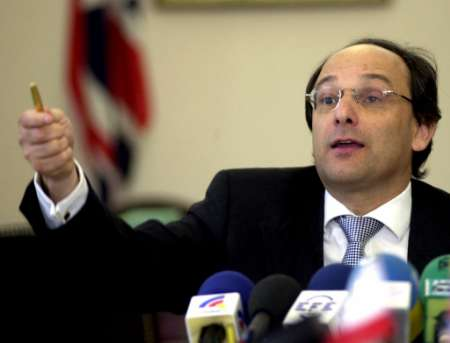
//> input picture MyOwnFaceBase/img_12.jpg, 450 x 343 px, given in place of the camera
$ ./main   (built with g++ and OpenCV 4)
//> lines starting //> are read from the running program, lines starting //| are printed output that depends on the picture
#include <opencv2/opencv.hpp>
#include <sstream>
#include <time.h>

const std::string windowName = "Window";

//960x720->640x480 1920x1080->854x480
const int INPUT_IMAGE_WIDTH = 960;
const int INPUT_IMAGE_HEIGHT = 720;

const int RESIZED_IMAGE_WIDTH = 640;
const int RESIZED_IMAGE_HEIGHT = 480;

const int WINDOW_WIDTH = 640;
const int WINDOW_HEIGHT = 480;

const int N = 30; //FPS считается как среднее за N фреймов

int main(int argc, char **argv) {
	//Камера
	cv::VideoCapture camera(0);
	camera.set(CV_CAP_PROP_FRAME_WIDTH, INPUT_IMAGE_WIDTH);
	camera.set(CV_CAP_PROP_FRAME_HEIGHT, INPUT_IMAGE_HEIGHT);
	if (!camera.isOpened()) return 1; //Если нельзя открыть камеру

	//Каскад
	cv::CascadeClassifier face_cascade("C:\\123\\C++\\Libraries\\OpenCV\\sources\\data\\haarcascades\\haarcascade_frontalface_alt.xml");
	if (face_cascade.empty()) return 1;

	//Окно
	cv::namedWindow(windowName);

	//Таймер для FPS
	clock_t time = clock();

	int counter = 0; //счётчик для FPS
	std::string FPS ="";

	for(;;) {

		cv::Mat frame;
		camera >> frame;
//> frame is the input picture: 343 rows x 450 cols, CV_8UC3; mean B, G, R 84.7, 99.8, 112.5
		if (frame.empty()) continue; //если фрейм не считался

		//обработка изображения
		cv::resize(frame, frame, cv::Size(RESIZED_IMAGE_WIDTH,
				RESIZED_IMAGE_HEIGHT));
//> frame: 480 rows x 640 cols, CV_8UC3
		cv::Mat grayFrame;
		cv::cvtColor(frame, grayFrame, CV_BGR2GRAY);
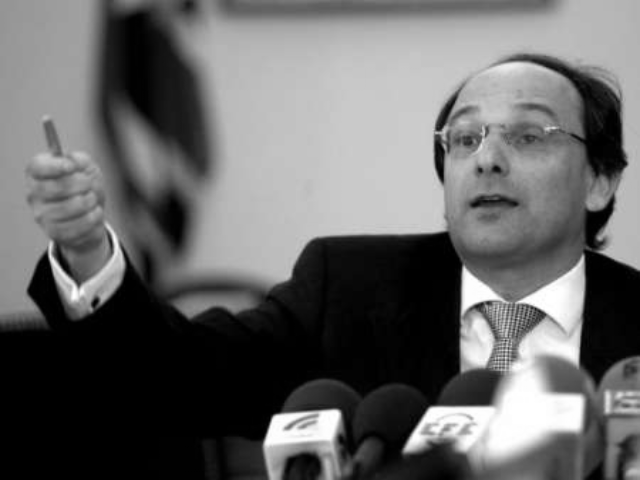
//> grayFrame: 480 rows x 640 cols, CV_8UC1; min 0, max 255, mean 101.8
		cv::equalizeHist(grayFrame, grayFrame);
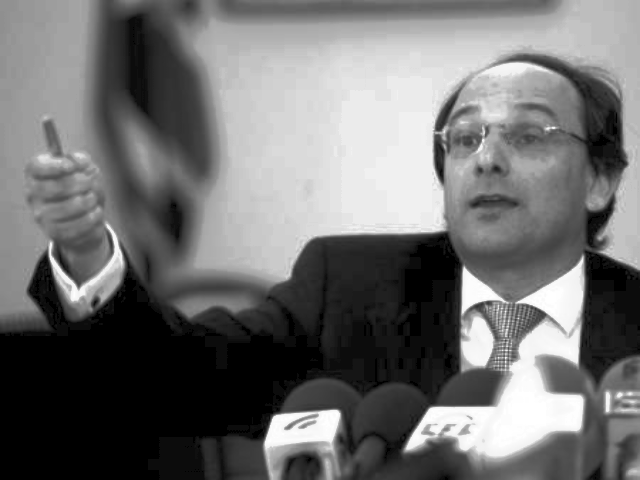
//> grayFrame: 480 rows x 640 cols, CV_8UC1; min 0, max 255, mean 111.2

		//поиск лиц
		std::vector<cv::Rect> faces;
		face_cascade.detectMultiScale(grayFrame, faces, 1.3, 4, 0, cv::Size(80, 80));
//> faces = 1 Rect (x, y, width, height): [421, 84, 146, 146]

		//рисование
		for (unsigned int i = 0; i < faces.size(); i++) {
			cv::Point center(faces[i].x + faces[i].width * 0.5,
					faces[i].y + faces[i].height * 0.5);
			cv::ellipse(frame, center,
					cv::Size(faces[i].width * 0.5, faces[i].height * 0.5),
					0, 0, 360, cv::Scalar(255, 0, 255 ), 4, 8, 0);
		}
//> this loop made 1 pass
//> center on pass 1: Point(494, 157)
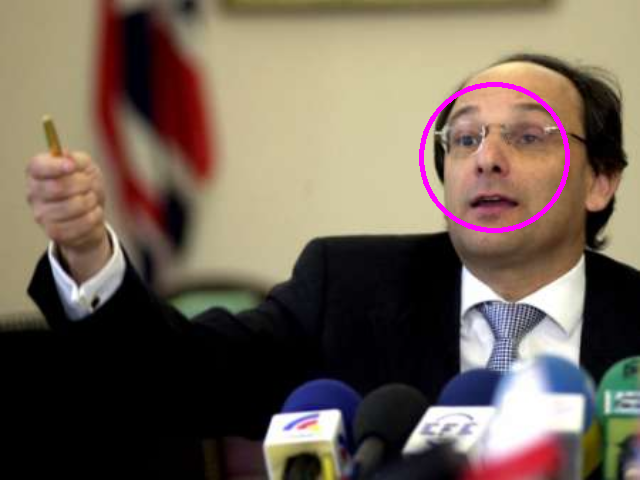
//> frame: 480 rows x 640 cols, CV_8UC3; mean B, G, R 85.8, 98.6, 113

		//подгон изображения под размер окна
		cv::resize(frame, frame, cv::Size(WINDOW_WIDTH, WINDOW_HEIGHT));

		//подсчёт и рисование FPS
		counter = (counter + 1) % N;
		if (counter == 0) {
			time = clock() - time;
			int iFPS = ((double)N * CLOCKS_PER_SEC) / (time);
			std::stringstream sstr;
			sstr << iFPS;
			FPS = sstr.str();
			time = clock();
		}
		cv::Point p(10, WINDOW_HEIGHT - 10);
		cv::Scalar color(0, 255, 0);
		cv::putText(frame, FPS, p, cv::FONT_HERSHEY_DUPLEX, 1, color);

		imshow(windowName, frame);
		if(cv::waitKey(30) >= 0) break;
//> the Esc key is pressed
	}

}

$ run again, on MyOwnFaceBase/img_137.jpg
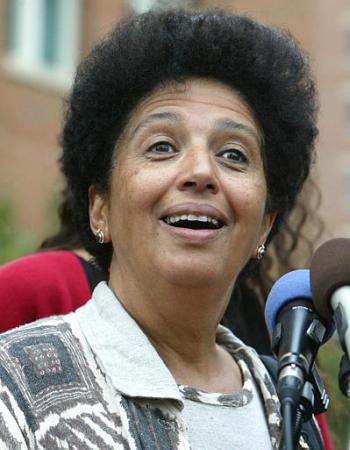
//> input picture MyOwnFaceBase/img_137.jpg, 350 x 450 px, given in place of the camera
//> frame is the input picture: 450 rows x 350 cols, CV_8UC3; mean B, G, R 106.9, 115.3, 125.3
//> `cv::equalizeHist(grayFrame, grayFrame);`:
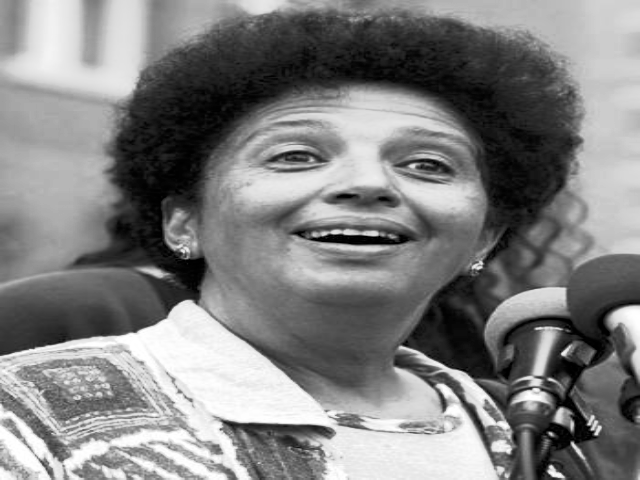
//> grayFrame: 480 rows x 640 cols, CV_8UC1; min 0, max 255, mean 128.1
//> faces = 1 Rect (x, y, width, height): [225, 45, 263, 263]
//> the loop `for (unsigned int i = 0; i < faces.size(); i++)` made 1 pass
//> center on pass 1: Point(356, 176)
//> after the loop `for (unsigned int i = 0; i < faces.size(); i++)`:
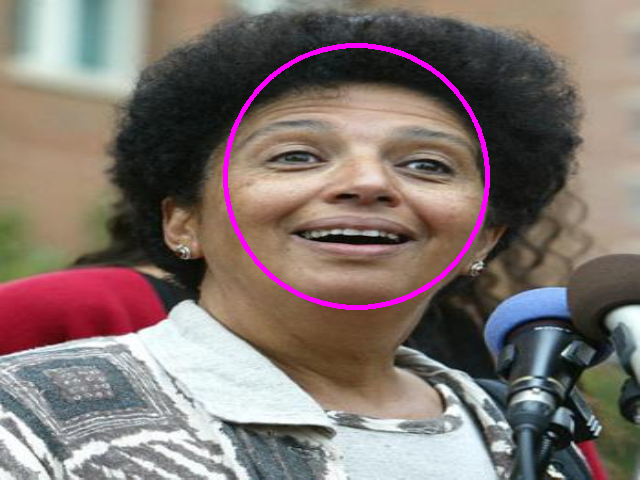
//> frame: 480 rows x 640 cols, CV_8UC3; mean B, G, R 109.5, 114.3, 127.5

$ run again, on MyOwnFaceBase/img_139.jpg
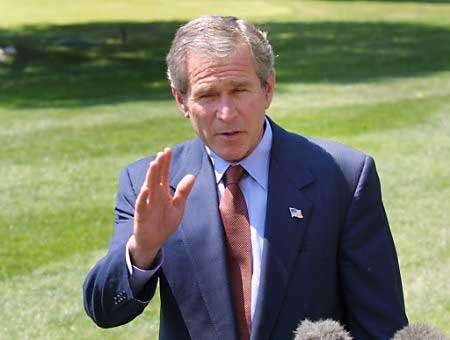
//> input picture MyOwnFaceBase/img_139.jpg, 450 x 340 px, given in place of the camera
//> frame is the input picture: 340 rows x 450 cols, CV_8UC3; mean B, G, R 103, 125.8, 121.4
//> frame: 480 rows x 640 cols, CV_8UC3
//> `cv::cvtColor(frame, grayFrame, CV_BGR2GRAY);`:
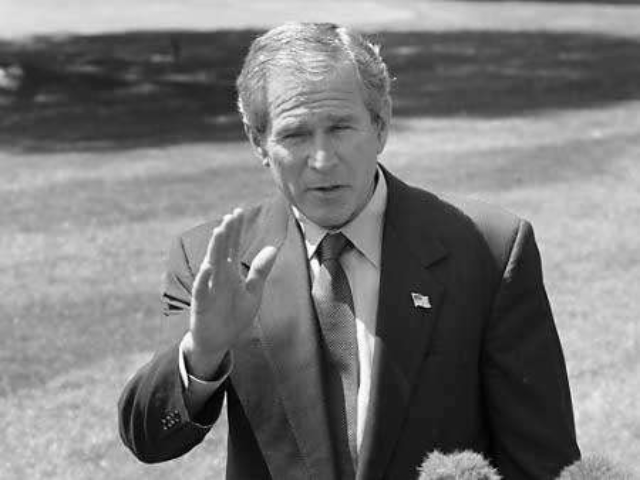
//> grayFrame: 480 rows x 640 cols, CV_8UC1; min 0, max 254, mean 121.8
//> `cv::equalizeHist(grayFrame, grayFrame);`:
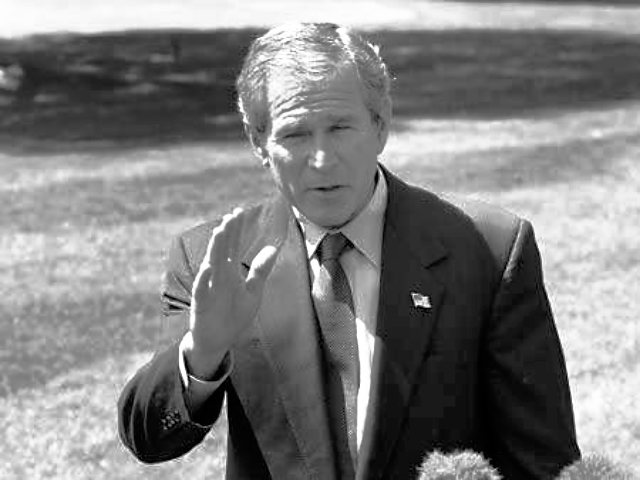
//> grayFrame: 480 rows x 640 cols, CV_8UC1; min 0, max 255, mean 128.2
//> faces = empty

$ run again, on MyOwnFaceBase/img_142.jpg
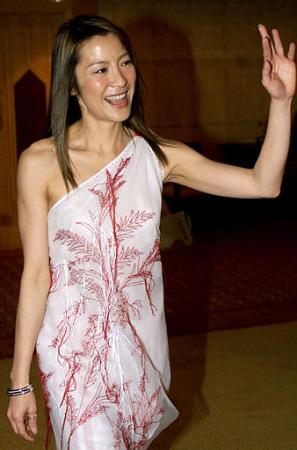
//> input picture MyOwnFaceBase/img_142.jpg, 297 x 450 px, given in place of the camera
//> frame is the input picture: 450 rows x 297 cols, CV_8UC3; mean B, G, R 70.7, 86.6, 114
//> `cv::resize(frame, frame, cv::Size(RESIZED_IMAGE_WIDTH, RESIZED_IMAGE_H..`:
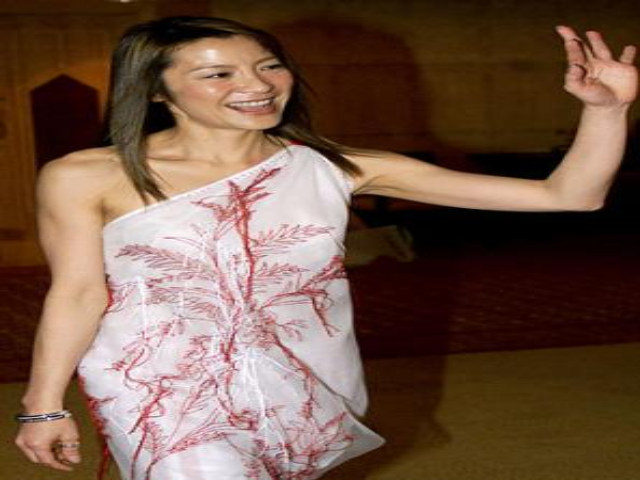
//> frame: 480 rows x 640 cols, CV_8UC3; mean B, G, R 70.6, 86.5, 113.9
//> `cv::equalizeHist(grayFrame, grayFrame);`:
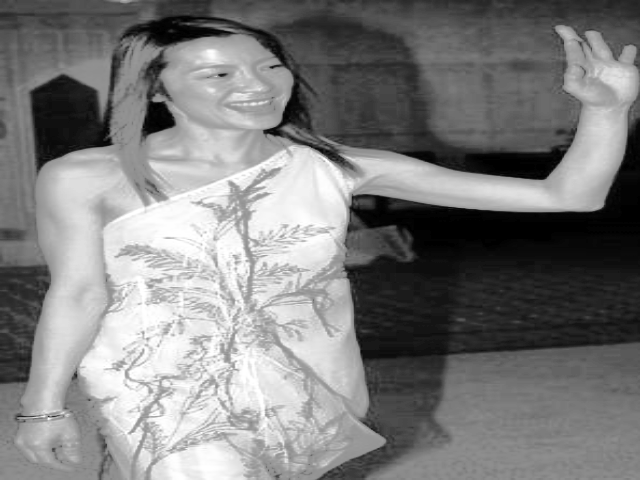
//> grayFrame: 480 rows x 640 cols, CV_8UC1; min 0, max 255, mean 126.4
//> faces = empty
